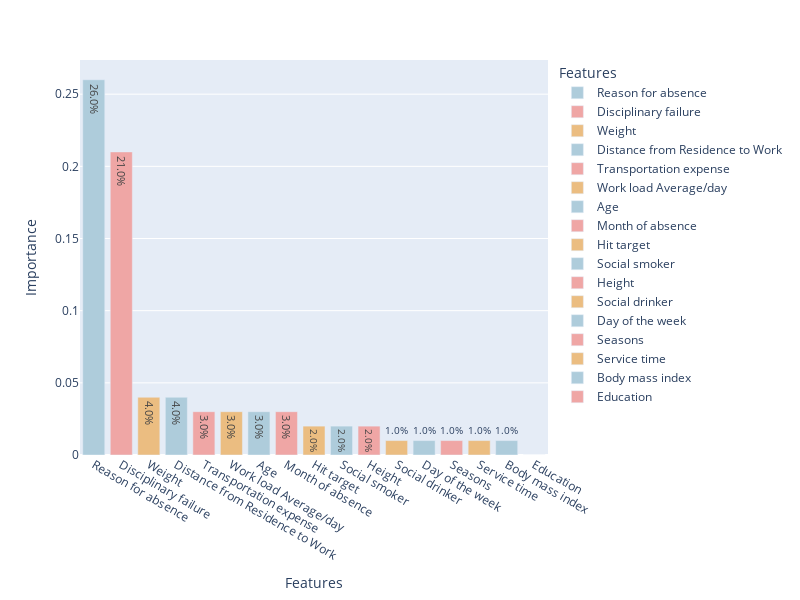

Here is the notebook cell this chart was saved with:
### Code cell
from sklearn.feature_selection import mutual_info_classif

importances=mutual_info_classif(X,y)
feat_importances=pd.Series(importances,X.columns[0:len(X.columns)])
feat_df=feat_importances.to_frame().reset_index().sort_values(by=0,ascending=False)
feat_df.rename(columns={'index':'Features',0:'Importance'}, inplace=True)
feat_df['Importance']=round(feat_df['Importance'],2)
fig = px.bar(feat_df, x='Features', y='Importance',width=800,height=600,color_discrete_sequence=mycolor,color='Features',
             text=[f'{i*100}%' for i in feat_df['Importance']])
fig.show()

### Figure 1 — Plotly figure (JSON) as saved in the notebook; plotly's stock layout.template omitted (floating-point values rounded to 4 significant figures)
{"data": [{"alignmentgroup": "True", "hovertemplate": "Features=%{x}<br>Importance=%{y}<br>text=%{text}<extra></extra>", "legendgroup": "Reason for absence", "marker": {"color": "#aeccdb", "pattern": {"shape": ""}}, "name": "Reason for absence", "offsetgroup": "Reason for absence", "orientation": "v", "showlegend": true, "text": ["26.0%"], "textposition": "auto", "type": "bar", "x": ["Reason for absence"], "xaxis": "x", "y": [0.26], "yaxis": "y"}, {"alignmentgroup": "True", "hovertemplate": "Features=%{x}<br>Importance=%{y}<br>text=%{text}<extra></extra>", "legendgroup": "Disciplinary failure", "marker": {"color": "#efa6a5", "pattern": {"shape": ""}}, "name": "Disciplinary failure", "offsetgroup": "Disciplinary failure", "orientation": "v", "showlegend": true, "text": ["21.0%"], "textposition": "auto", "type": "bar", "x": ["Disciplinary failure"], "xaxis": "x", "y": [0.21], "yaxis": "y"}, {"alignmentgroup": "True", "hovertemplate": "Features=%{x}<br>Importance=%{y}<br>text=%{text}<extra></extra>", "legendgroup": "Weight", "marker": {"color": "#ebbd81", "pattern": {"shape": ""}}, "name": "Weight", "offsetgroup": "Weight", "orientation": "v", "showlegend": true, "text": ["4.0%"], "textposition": "auto", "type": "bar", "x": ["Weight"], "xaxis": "x", "y": [0.04], "yaxis": "y"}, {"alignmentgroup": "True", "hovertemplate": "Features=%{x}<br>Importance=%{y}<br>text=%{text}<extra></extra>", "legendgroup": "Distance from Residence to Work", "marker": {"color": "#aeccdb", "pattern": {"shape": ""}}, "name": "Distance from Residence to Work", "offsetgroup": "Distance from Residence to Work", "orientation": "v", "showlegend": true, "text": ["4.0%"], "textposition": "auto", "type": "bar", "x": ["Distance from Residence to Work"], "xaxis": "x", "y": [0.04], "yaxis": "y"}, {"alignmentgroup": "True", "hovertemplate": "Features=%{x}<br>Importance=%{y}<br>text=%{text}<extra></extra>", "legendgroup": "Transportation expense", "marker": {"color": "#efa6a5", "pattern": {"shape": ""}}, "name": "Transportation expense", "offsetgroup": "Transportation expense", "orientation": "v", "showlegend": true, "text": ["3.0%"], "textposition": "auto", "type": "bar", "x": ["Transportation expense"], "xaxis": "x", "y": [0.03], "yaxis": "y"}, {"alignmentgroup": "True", "hovertemplate": "Features=%{x}<br>Importance=%{y}<br>text=%{text}<extra></extra>", "legendgroup": "Work load Average/day ", "marker": {"color": "#ebbd81", "pattern": {"shape": ""}}, "name": "Work load Average/day ", "offsetgroup": "Work load Average/day ", "orientation": "v", "showlegend": true, "text": ["3.0%"], "textposition": "auto", "type": "bar", "x": ["Work load Average/day "], "xaxis": "x", "y": [0.03], "yaxis": "y"}, {"alignmentgroup": "True", "hovertemplate": "Features=%{x}<br>Importance=%{y}<br>text=%{text}<extra></extra>", "legendgroup": "Age", "marker": {"color": "#aeccdb", "pattern": {"shape": ""}}, "name": "Age", "offsetgroup": "Age", "orientation": "v", "showlegend": true, "text": ["3.0%"], "textposition": "auto", "type": "bar", "x": ["Age"], "xaxis": "x", "y": [0.03], "yaxis": "y"}, {"alignmentgroup": "True", "hovertemplate": "Features=%{x}<br>Importance=%{y}<br>text=%{text}<extra></extra>", "legendgroup": "Month of absence", "marker": {"color": "#efa6a5", "pattern": {"shape": ""}}, "name": "Month of absence", "offsetgroup": "Month of absence", "orientation": "v", "showlegend": true, "text": ["3.0%"], "textposition": "auto", "type": "bar", "x": ["Month of absence"], "xaxis": "x", "y": [0.03], "yaxis": "y"}, {"alignmentgroup": "True", "hovertemplate": "Features=%{x}<br>Importance=%{y}<br>text=%{text}<extra></extra>", "legendgroup": "Hit target", "marker": {"color": "#ebbd81", "pattern": {"shape": ""}}, "name": "Hit target", "offsetgroup": "Hit target", "orientation": "v", "showlegend": true, "text": ["2.0%"], "textposition": "auto", "type": "bar", "x": ["Hit target"], "xaxis": "x", "y": [0.02], "yaxis": "y"}, {"alignmentgroup": "True", "hovertemplate": "Features=%{x}<br>Importance=%{y}<br>text=%{text}<extra></extra>", "legendgroup": "Social smoker", "marker": {"color": "#aeccdb", "pattern": {"shape": ""}}, "name": "Social smoker", "offsetgroup": "Social smoker", "orientation": "v", "showlegend": true, "text": ["2.0%"], "textposition": "auto", "type": "bar", "x": ["Social smoker"], "xaxis": "x", "y": [0.02], "yaxis": "y"}, {"alignmentgroup": "True", "hovertemplate": "Features=%{x}<br>Importance=%{y}<br>text=%{text}<extra></extra>", "legendgroup": "Height", "marker": {"color": "#efa6a5", "pattern": {"shape": ""}}, "name": "Height", "offsetgroup": "Height", "orientation": "v", "showlegend": true, "text": ["2.0%"], "textposition": "auto", "type": "bar", "x": ["Height"], "xaxis": "x", "y": [0.02], "yaxis": "y"}, {"alignmentgroup": "True", "hovertemplate": "Features=%{x}<br>Importance=%{y}<br>text=%{text}<extra></extra>", "legendgroup": "Social drinker", "marker": {"color": "#ebbd81", "pattern": {"shape": ""}}, "name": "Social drinker", "offsetgroup": "Social drinker", "orientation": "v", "showlegend": true, "text": ["1.0%"], "textposition": "auto", "type": "bar", "x": ["Social drinker"], "xaxis": "x", "y": [0.01], "yaxis": "y"}, {"alignmentgroup": "True", "hovertemplate": "Features=%{x}<br>Importance=%{y}<br>text=%{text}<extra></extra>", "legendgroup": "Day of the week", "marker": {"color": "#aeccdb", "pattern": {"shape": ""}}, "name": "Day of the week", "offsetgroup": "Day of the week", "orientation": "v", "showlegend": true, "text": ["1.0%"], "textposition": "auto", "type": "bar", "x": ["Day of the week"], "xaxis": "x", "y": [0.01], "yaxis": "y"}, {"alignmentgroup": "True", "hovertemplate": "Features=%{x}<br>Importance=%{y}<br>text=%{text}<extra></extra>", "legendgroup": "Seasons", "marker": {"color": "#efa6a5", "pattern": {"shape": ""}}, "name": "Seasons", "offsetgroup": "Seasons", "orientation": "v", "showlegend": true, "text": ["1.0%"], "textposition": "auto", "type": "bar", "x": ["Seasons"], "xaxis": "x", "y": [0.01], "yaxis": "y"}, {"alignmentgroup": "True", "hovertemplate": "Features=%{x}<br>Importance=%{y}<br>text=%{text}<extra></extra>", "legendgroup": "Service time", "marker": {"color": "#ebbd81", "pattern": {"shape": ""}}, "name": "Service time", "offsetgroup": "Service time", "orientation": "v", "showlegend": true, "text": ["1.0%"], "textposition": "auto", "type": "bar", "x": ["Service time"], "xaxis": "x", "y": [0.01], "yaxis": "y"}, {"alignmentgroup": "True", "hovertemplate": "Features=%{x}<br>Importance=%{y}<br>text=%{text}<extra></extra>", "legendgroup": "Body mass index", "marker": {"color": "#aeccdb", "pattern": {"shape": ""}}, "name": "Body mass index", "offsetgroup": "Body mass index", "orientation": "v", "showlegend": true, "text": ["1.0%"], "textposition": "auto", "type": "bar", "x": ["Body mass index"], "xaxis": "x", "y": [0.01], "yaxis": "y"}, {"alignmentgroup": "True", "hovertemplate": "Features=%{x}<br>Importance=%{y}<br>text=%{text}<extra></extra>", "legendgroup": "Education", "marker": {"color": "#efa6a5", "pattern": {"shape": ""}}, "name": "Education", "offsetgroup": "Education", "orientation": "v", "showlegend": true, "text": ["0.0%"], "textposition": "auto", "type": "bar", "x": ["Education"], "xaxis": "x", "y": [0], "yaxis": "y"}], "layout": {"barmode": "relative", "height": 600, "legend": {"title": {"text": "Features"}, "tracegroupgap": 0}, "margin": {"t": 60}, "width": 800, "xaxis": {"anchor": "y", "categoryarray": ["Reason for absence", "Disciplinary failure", "Weight", "Distance from Residence to Work", "Transportation expense", "Work load Average/day ", "Age", "Month of absence", "Hit target", "Social smoker", "Height", "Social drinker", "Day of the week", "Seasons", "Service time", "Body mass index", "Education"], "categoryorder": "array", "domain": [0, 1], "title": {"text": "Features"}}, "yaxis": {"anchor": "x", "domain": [0, 1], "title": {"text": "Importance"}}}}
